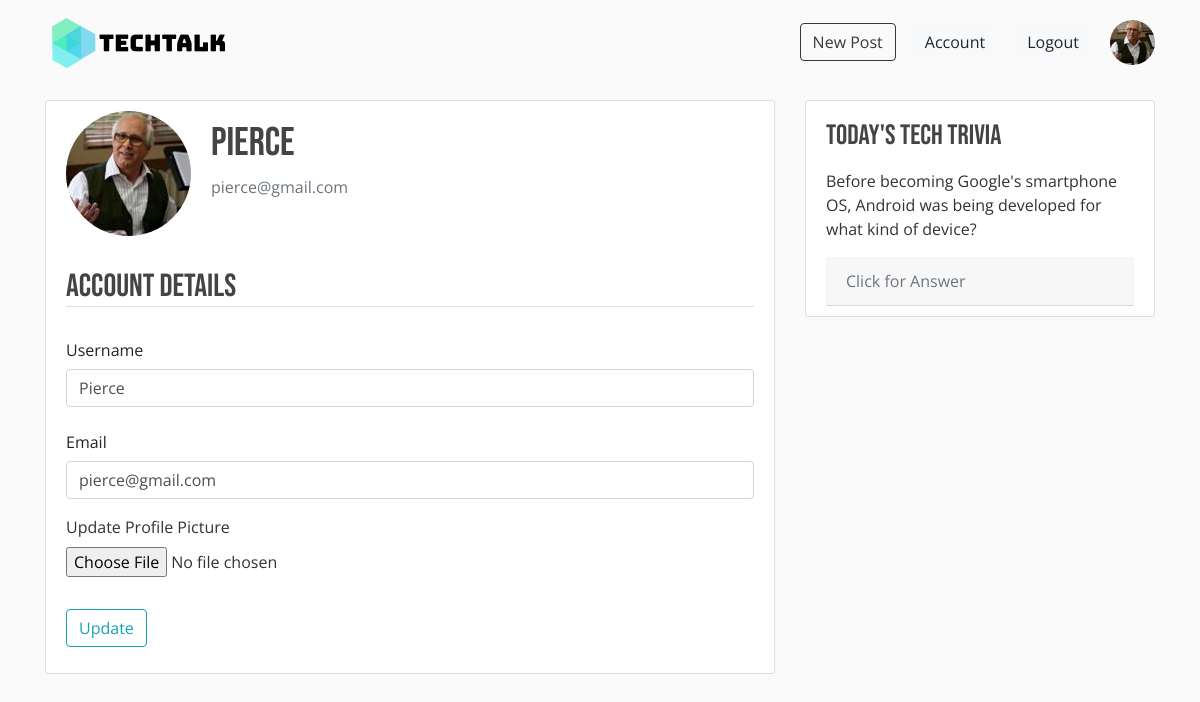
Page /account (signed in) on the committed database.
### techtalk/models.py (models this page shows, shortened)
class User(db.Model, UserMixin):
    id = db.Column(db.Integer, primary_key=True)
    username = db.Column(db.String(20), unique=True, nullable=False)
    email = db.Column(db.String(120), unique=True, nullable=False)
    image_file = db.Column(db.String(20), nullable=False, default='default.jpg')
    password = db.Column(db.String(60), nullable=False)
    posts = db.relationship('Post', backref='author', lazy=True)

### techtalk/users/routes.py (the view)
@users.route("/account", methods=['GET', 'POST'])
@login_required
def account():
    form = UpdateAccountForm()
    if form.validate_on_submit():
        if form.image.data:
            saved_image = save_image(form.image.data)
            current_user.image_file = saved_image
        current_user.username = form.username.data
        current_user.email = form.email.data
        db.session.commit()
        flash(f'Your account has been updated successfully!', 'success')
        return redirect(url_for('users.account'))
    elif request.method == 'GET':
        form.username.data = current_user.username
        form.email.data = current_user.email
    image_file = url_for(
        'static', filename='profile_pics/' + current_user.image_file)
    return render_template('account.html', title='Account', image_file=image_file, form=form)

### techtalk/users/forms.py (shortened to what this page needs)
class UpdateAccountForm(FlaskForm):
    username = StringField('Username', validators=[DataRequired(), Length(min=2, max=20)])
    email = StringField('Email', validators=[DataRequired(), Email()])
    image = FileField('Update Profile Picture', validators=[FileAllowed(['jpg', 'png'])])
    submit = SubmitField('Update')

### techtalk/models.py (called while the page is built)
@login_manager.user_loader
def load_user(user_id):
    return User.query.get(int(user_id))

### techtalk/templates/account.html (shortened to what this page needs)
{% extends "layout.html" %}
{% block content %}
<div class="content-section">
    <div class="media">
        <img class="rounded-circle account-img" src="{{ image_file }}">
        <div class="media-body mt-2">
            <h2 class="account-heading">{{ current_user.username }}</h2>
            <p class="text-secondary">{{ current_user.email }}</p>
        </div>
    </div>
    <form method="post" action="" enctype="multipart/form-data" class="mt-3">
        <fieldset class="form-group">
            <h2 class="border-bottom mb-4">Account Details</h2>
            <div class="form-group">
                {{ form.username.label(class="form-control-plaintext") }}
                {% if form.username.errors %}
                {{ form.username(class="form-control is-invalid") }}
                <div class="invalid-feedback">
                    {% for error in form.username.errors %}
                    <span>{{ error }}</span>
                    {% endfor %}
                </div>
                {% else %}
                {{ form.username(class="form-control") }}
                {% endif %}
            </div>
            <div class="form-group">
                {{ form.email.label(class="form-control-plaintext") }}
                {% if form.email.errors %}
                {{ form.email(class="form-control is-invalid") }}
                <div class="invalid-feedback">
                    {% for error in form.email.errors %}
                    <span>{{ error }}</span>
                    {% endfor %}
                </div>
                {% else %}
                {{ form.email(class="form-control") }}
                {% endif %}
            </div>
            <div class="form-group">
                {{ form.image.label() }}
                {{ form.image(class="form-control-file") }}
            </div>
        </fieldset>
        <div class="form-group">
            {{ form.submit(class="btn btn-outline-info") }}
        </div>
    </form>
</div>
{% endblock content %}

### techtalk/templates/layout.html (shortened to what this page needs)
<!DOCTYPE html>
<html>
<head>
    <link rel="stylesheet" href="https://stackpath.bootstrapcdn.com/bootstrap/4.5.2/css/bootstrap.min.css"
>
    <link rel="stylesheet" href="{{ url_for('static', filename='main.css') }}">
</head>
<body>
    <header class="site-header mb-3">
        <nav class="navbar navbar-expand-md navbar-light bg-steel">
            <div class="container">
                <a class="navbar-brand mr-4" href="/"><img src="{{ url_for('static', filename='logo.png') }}"></a>
                <div class="collapse navbar-collapse" id="navbarToggle">
                    <div class="navbar-nav ml-auto">
                        {% if current_user.is_authenticated %}
                        <a class="nav-item m-2" href="{{ url_for('posts.create_post') }}">
                            <button type="button" class="btn btn-outline-dark">New Post</button>
                        </a>
                        <a class="nav-item m-2" href="{{ url_for('users.account') }}">
                            <button type="button" class="btn btn-light">Account</button>
                        </a>
                        <a class="nav-item m-2" href="{{ url_for('users.logout') }}">
                            <button type="button" class="btn btn-light">Logout</button>
                        </a>
                        <a href="{{ url_for('users.user_posts', username=current_user.username) }}">
                            <img src="{{ url_for('static', filename='profile_pics/' + current_user.image_file) }}" class="rounded-circle user-img">
                        </a>
                        {% endif %}
                    </div>
                </div>
            </div>
        </nav>
    </header>
    <main role="main" class="container">
        <div class="row">
            <div class="col-md-8">
                {% block content %}{% endblock %}
            </div>
            <div class="col-md-4">
                <div class="content-section">
                    <h3 class="mt-2 mb-3">Today's Tech Trivia</h3>
                    <p>Before becoming Google's smartphone OS, Android was being developed for what kind of device?</p>
                    <div class="card-header" id="triviaHeading" style="cursor: pointer">
                          <p class="text-muted text-left mb-0" data-toggle="collapse" data-target="#triviaCollapse" aria-expanded="true" aria-controls="triviaCollapse">
                            Click for Answer
                          </p>
                      </div>
                    </div>
                </div>
            </div>
    </main>
</body>
</html>

### techtalk/static/main.css (style rules this page uses)
* { font-family: 'Open Sans', sans-serif; }
body { background: #fafafa; color: #333333; }
h1, h2, h3, h4, h5, h6 { color: #444444; font-family: 'Bebas Neue', cursive; }
a { color: #00AAB3; }
.bg-steel { background-color: #fafafa; }
.content-section { background: #ffffff; padding: 10px 20px; border: 1px solid #dddddd; border-radius: 3px; margin-bottom: 20px; }
.user-img { height: 45px; width: 45px; margin: 5px 0 0 10px; }
.account-img { height: 125px; width: 125px; margin-right: 20px; margin-bottom: 16px; }
.account-heading { font-size: 2.5rem; }

### rows in the picture
User: image_file (picture), username "Pierce", email "pierce@gmail.com"
